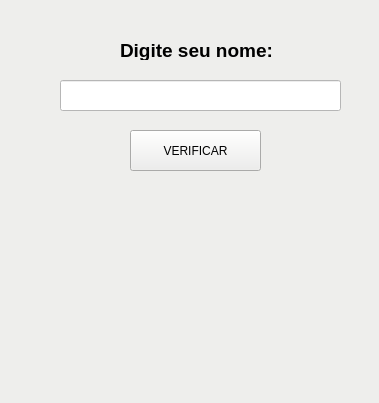
<?xml version="1.0" encoding="UTF-8"?>
<ui version="4.0">
 <class>MainWindow</class>
 <widget class="QMainWindow" name="MainWindow">
  <property name="geometry">
   <rect>
    <x>0</x>
    <y>0</y>
    <width>379</width>
    <height>403</height>
   </rect>
  </property>
  <property name="windowTitle">
   <string>MainWindow</string>
  </property>
  <property name="styleSheet">
   <string notr="true">background-color: rgb(238, 238, 236);</string>
  </property>
  <widget class="QWidget" name="centralwidget">
   <widget class="QPushButton" name="pushButton">
    <property name="geometry">
     <rect>
      <x>130</x>
      <y>130</y>
      <width>131</width>
      <height>41</height>
     </rect>
    </property>
    <property name="text">
     <string>VERIFICAR</string>
    </property>
   </widget>
   <widget class="QLineEdit" name="lineEdit">
    <property name="geometry">
     <rect>
      <x>60</x>
      <y>80</y>
      <width>281</width>
      <height>31</height>
     </rect>
    </property>
    <property name="font">
     <font>
      <pointsize>12</pointsize>
     </font>
    </property>
    <property name="styleSheet">
     <string notr="true">background-color: rgb(238, 238, 238);
background-color: rgb(255, 255, 255);</string>
    </property>
   </widget>
   <widget class="QLabel" name="label">
    <property name="geometry">
     <rect>
      <x>120</x>
      <y>40</y>
      <width>221</width>
      <height>20</height>
     </rect>
    </property>
    <property name="font">
     <font>
      <pointsize>14</pointsize>
      <weight>75</weight>
      <bold>true</bold>
     </font>
    </property>
    <property name="text">
     <string>Digite seu nome:</string>
    </property>
   </widget>
  </widget>
  <widget class="QMenuBar" name="menubar">
   <property name="geometry">
    <rect>
     <x>0</x>
     <y>0</y>
     <width>379</width>
     <height>22</height>
    </rect>
   </property>
  </widget>
  <widget class="QStatusBar" name="statusbar"/>
 </widget>
 <resources/>
 <connections/>
</ui>
